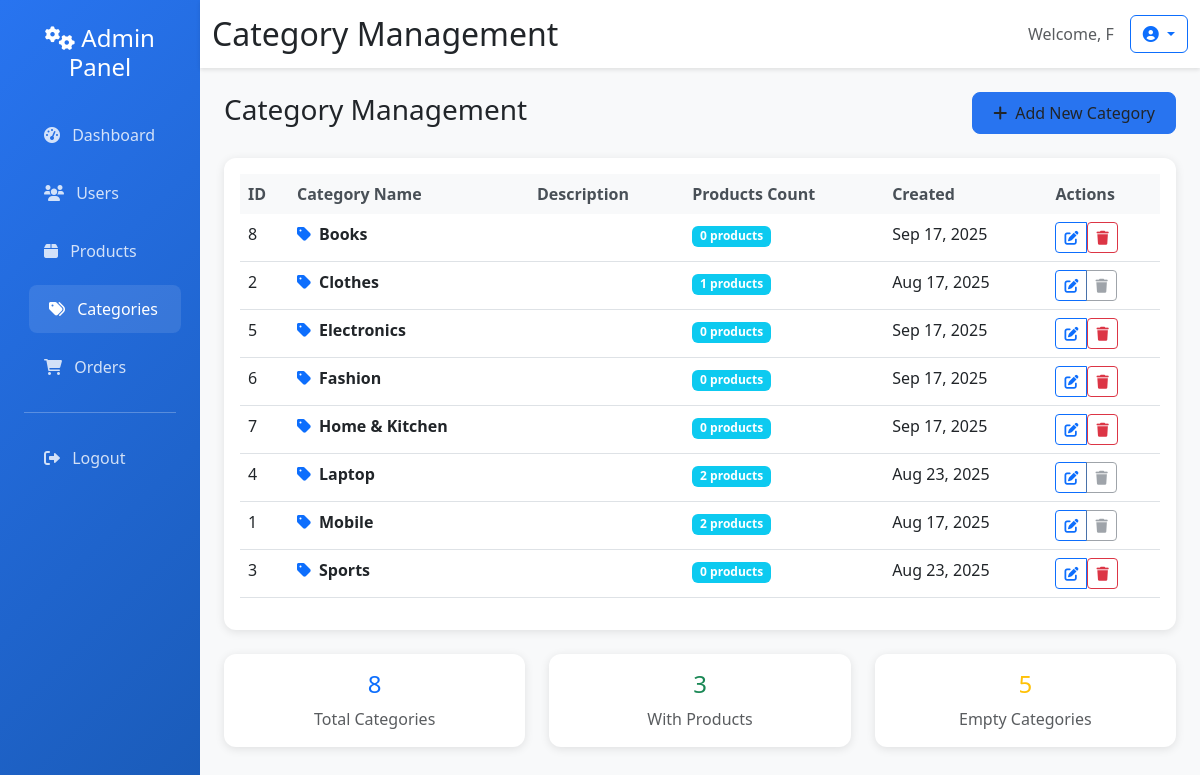
/admin-panel/categories/ (signed in), run on the app's committed database.
### products/models.py (models this page shows, shortened)
class Category(models.Model):
    name = models.CharField(max_length=100)
    slug = models.SlugField(unique=True)
    image = models.ImageField(upload_to='categories/', blank=True, null=True)
    created_at = models.DateTimeField(auto_now_add=True)
    class Meta:
        verbose_name_plural = 'Categories'

### admin/views.py (the view, shortened to what this page needs)
# urls.py: path('categories/', views.category_management, name='category_management'),
@login_required
@user_passes_test(is_superuser)
def category_management(request):
    categories = Category.objects.annotate(
        product_count=Count('products')
    ).order_by('name')
    total_categories = categories.count()
    categories_with_products = categories.filter(product_count__gt=0).count()
    empty_categories = categories.filter(product_count=0).count()
    context = {
        'categories': categories,
        'total_categories': total_categories,
        'categories_with_products': categories_with_products,
        'empty_categories': empty_categories,
    }
    return render(request, 'admin/category_management.html', context)

### admin/views.py (called while the page is built)
def is_superuser(user):
    return user.is_superuser

### templates/admin/category_management.html (shortened to what this page needs)
{% extends 'admin/base_admin.html' %}
{% block page_title %}Category Management{% endblock %}
{% block content %}
<div class="d-flex justify-content-between align-items-center mb-4">
    <h3>Category Management</h3>
    <button class="btn btn-admin" data-bs-toggle="modal" data-bs-target="#addCategoryModal">
        <i class="fas fa-plus me-2"></i>Add New Category
    </button>
</div>
<div class="card">
    <div class="card-body">
        <div class="table-responsive">
            <table class="table table-hover">
                <thead>
                    <tr>
                        <th>ID</th>
                        <th>Category Name</th>
                        <th>Description</th>
                        <th>Products Count</th>
                        <th>Created</th>
                        <th>Actions</th>
                    </tr>
                </thead>
                <tbody>
                    {% for category in categories %}
                    <tr>
                        <td>{{ category.id }}</td>
                        <td>
                            <div class="d-flex align-items-center">
                                <i class="fas fa-tag me-2 text-primary"></i>
                                <strong>{{ category.name }}</strong>
                            </div>
                        </td>
                        <td>{{ category.description|truncatechars:50 }}</td>
                        <td>
                            <span class="badge bg-info">{{ category.product_count }} products</span>
                        </td>
                        <td>{{ category.created_at|date:"M d, Y" }}</td>
                        <td>
                            <div class="btn-group" role="group">
                                <button class="btn btn-outline-primary btn-sm edit-category-btn"
                                        data-category-id="{{ category.id }}"
                                        data-category-name="{{ category.name }}"
                                        data-category-description="{{ category.description }}"
                                        data-bs-toggle="modal" data-bs-target="#editCategoryModal">
                                    <i class="fas fa-edit"></i>
                                </button>
                                {% if category.product_count == 0 %}
                                    <form method="post" style="display: inline;">
                                        <button type="submit" class="btn btn-outline-danger btn-sm"
                                                onclick="return confirm('Are you sure you want to delete this category?')">
                                            <i class="fas fa-trash"></i>
                                        </button>
                                    </form>
                                {% else %}
                                    <button class="btn btn-outline-secondary btn-sm" disabled
                                            title="Cannot delete category with products">
                                        <i class="fas fa-trash"></i>
                                    </button>
                                {% endif %}
                            </div>
                        </td>
                    </tr>
                    {% empty %}
                    <tr>
                        <td colspan="6" class="text-center text-muted py-4">No categories found</td>
                    </tr>
                    {% endfor %}
                </tbody>
            </table>
        </div>
    </div>
</div>
<div class="row mt-4">
    <div class="col-md-4">
        <div class="card text-center">
            <div class="card-body">
                <h4 class="text-primary">{{ total_categories }}</h4>
                <p class="text-muted mb-0">Total Categories</p>
            </div>
        </div>
    </div>
    <div class="col-md-4">
        <div class="card text-center">
            <div class="card-body">
                <h4 class="text-success">{{ categories_with_products }}</h4>
                <p class="text-muted mb-0">With Products</p>
            </div>
        </div>
    </div>
    <div class="col-md-4">
        <div class="card text-center">
            <div class="card-body">
                <h4 class="text-warning">{{ empty_categories }}</h4>
                <p class="text-muted mb-0">Empty Categories</p>
            </div>
        </div>
    </div>
</div>
{% endblock %}

### templates/admin/base_admin.html (shortened to what this page needs)
<!DOCTYPE html>
<html lang="en">
<head>
    <link href="https://cdn.jsdelivr.net/npm/bootstrap@5.3.0/dist/css/bootstrap.min.css" rel="stylesheet">
    <link rel="stylesheet" href="https://cdn.jsdelivr.net/npm/bootstrap-icons@1.10.5/font/bootstrap-icons.css">
    <link rel="stylesheet" href="https://cdnjs.cloudflare.com/ajax/libs/font-awesome/6.0.0/css/all.min.css">
    {% load static %}
    <link rel="stylesheet" href="{% static 'css/style.css' %}">
</head>
<body>
    <div class="container-fluid p-0">
        <div class="row g-0">
            <div class="col-md-3 col-lg-2 sidebar">
                <div class="p-4">
                    <h4 class="text-center mb-4">
                        <i class="fas fa-cogs"></i> Admin Panel
                    </h4>
                    <nav class="nav flex-column">
                        <a class="nav-link {% if request.resolver_match.url_name == 'dashboard' %}active{% endif %}"
                           href="{% url 'custom_admin:dashboard' %}">
                            <i class="fas fa-tachometer-alt me-2"></i> Dashboard
                        </a>
                        <a class="nav-link {% if request.resolver_match.url_name == 'user_management' %}active{% endif %}"
                           href="{% url 'custom_admin:user_management' %}">
                            <i class="fas fa-users me-2"></i> Users
                        </a>
                        <a class="nav-link {% if request.resolver_match.url_name == 'product_management' %}active{% endif %}"
                           href="{% url 'custom_admin:product_management' %}">
                            <i class="fas fa-box me-2"></i> Products
                        </a>
                        <a class="nav-link {% if request.resolver_match.url_name == 'category_management' %}active{% endif %}"
                           href="{% url 'custom_admin:category_management' %}">
                            <i class="fas fa-tags me-2"></i> Categories
                        </a>
                        <a class="nav-link {% if request.resolver_match.url_name == 'order_management' %}active{% endif %}"
                           href="{% url 'custom_admin:order_management' %}">
                            <i class="fas fa-shopping-cart me-2"></i> Orders
                        </a>
                        <hr class="my-3">
                        <a class="nav-link" href="{% url 'users:logout' %}">
                            <i class="fas fa-sign-out-alt me-2"></i> Logout
                        </a>
                    </nav>
                </div>
            </div>
            <div class="col-md-9 col-lg-10 main-content">
                <div class="admin-header">
                    <div class="container-fluid">
                        <div class="d-flex justify-content-between align-items-center">
                            <h2 class="mb-0">{% block page_title %}Admin Dashboard{% endblock %}</h2>
                            <div class="d-flex align-items-center">
                                <span class="text-muted me-3">Welcome, {{ user.username }}</span>
                                <div class="dropdown">
                                    <button class="btn btn-outline-primary dropdown-toggle" type="button" data-bs-toggle="dropdown">
                                        <i class="fas fa-user-circle"></i>
                                    </button>
                                </div>
                            </div>
                        </div>
                    </div>
                </div>
                <div class="container-fluid p-4">
                    {% block content %}{% endblock %}
                </div>
            </div>
        </div>
    </div>
</body>
</html>

### static/css/style.css (style rules this page uses)
body { background-color: #f1f3f6; }
.card { border-radius: 16px; box-shadow: 0 4px 16px rgba(0,0,0,0.10); transition: transform 0.2s, box-shadow 0.2s; border: none; background: #fff; }

### templates/admin/base_admin.html (style rules this page uses)
.sidebar { background: linear-gradient(135deg, #2874f0 0%, #1a5bb8 100%); min-height: 100vh; color: white; }
.sidebar .nav-link { color: rgba(255,255,255,0.8); padding: 12px 20px; margin: 5px 0; border-radius: 8px; transition: all 0.3s ease; }
.sidebar .nav-link:hover, .sidebar .nav-link.active { background: rgba(255,255,255,0.1); color: white; transform: translateX(5px); }
.main-content { background: #f8f9fa; min-height: 100vh; }
.card { border: none; box-shadow: 0 2px 10px rgba(0,0,0,0.1); border-radius: 12px; }
.btn-admin { background: #2874f0; border-color: #2874f0; border-radius: 8px; padding: 8px 20px; font-weight: 500; }
.table th { background: #f8f9fa; border: none; font-weight: 600; color: #495057; }
.admin-header { background: white; box-shadow: 0 2px 4px rgba(0,0,0,0.1); padding: 15px 0; }

### data on the page
Category: id "8", name "Books", product_count "0", created_at "Sep 17, 2025"
Category: id "2", name "Clothes", product_count "1", created_at "Aug 17, 2025"
Category: id "5", name "Electronics", product_count "0", created_at "Sep 17, 2025"
Category: id "6", name "Fashion", product_count "0", created_at "Sep 17, 2025"
Category: id "7", name "Home & Kitchen", product_count "0", created_at "Sep 17, 2025"
Category: id "4", name "Laptop", product_count "2", created_at "Aug 23, 2025"
Category: id "1", name "Mobile", product_count "2", created_at "Aug 17, 2025"
Category: id "3", name "Sports", product_count "0", created_at "Aug 23, 2025"

### other printed values
{{ user.username }} "F"
{{ total_categories }} "8"
{{ categories_with_products }} "3"
{{ empty_categories }} "5"
